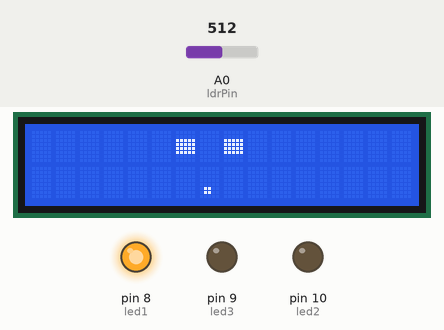
Recording of a sketch running on a simulated Arduino Uno, built with avr-gcc and run on an emulated ATmega328P. On the bench: 16×2 character LCD, output pins drawn as LEDs (lit = HIGH). The test bench sets the inputs (shaded band); at power-on: A0 (ldrPin) = 512. Random numbers use the default seed unless the sketch sets one; what the sketch prints to the serial monitor is not drawn.

Above: at 0.1 s.
At 5.3 s:
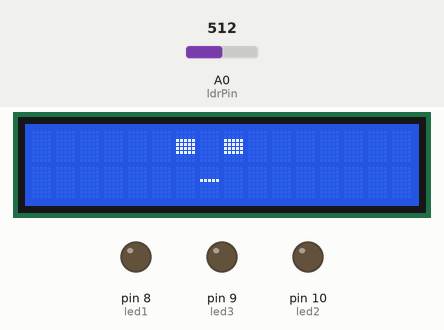
At 9.3 s:
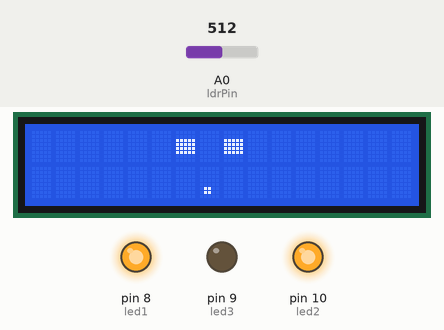
At 12.4 s:
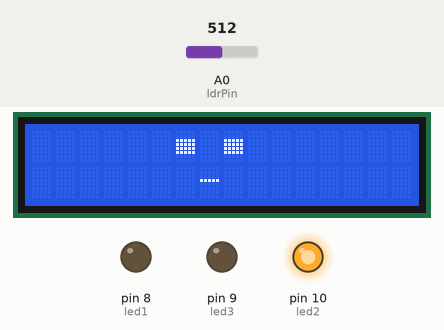
At 17.5 s:
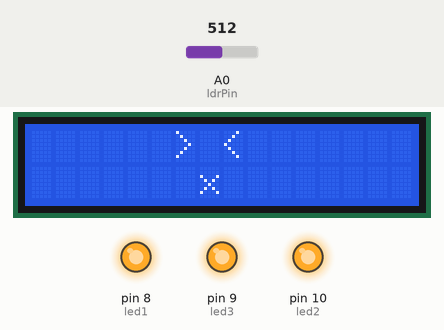
At 36.0 s:
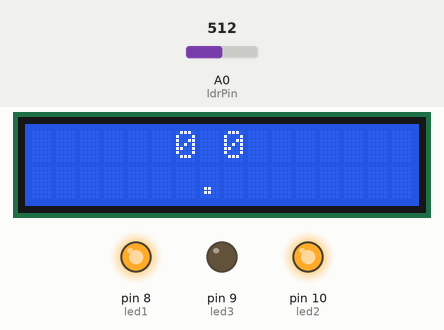
Timing chart, 0 to 39.5 s (numbered marks = the images above):
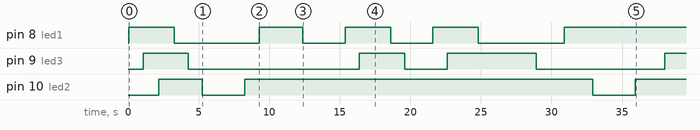

Measured:
- by itself, pin 8 (led1): LOW → HIGH at 0.07 s, → LOW 3.2 s later, → HIGH 6.0 s later, → LOW 3.1 s later, … (9 changes in this stretch)
- by itself, pin 9 (led3): goes HIGH 3.2 s, LOW 12.1 s, HIGH 3.2 s, LOW 3.0 s, HIGH 6.3 s, LOW 9.1 s, then HIGH
- by itself, pin 10 (led2): goes HIGH 3.1 s, LOW 3.0 s, HIGH 24.6 s, LOW 3.0 s, then HIGH
- what the display in image 1 shows lasts 5.0 s, from 3.3 s to 8.3 s
- what the display in image 2 shows lasts 3.0 s, from 8.3 s to 11.3 s
- what the display in image 3 shows lasts 2.0 s, from 12.4 s to 14.4 s
- what the display in image 4 shows lasts 1.1 s, from 17.5 s to 18.6 s

The sketch:

week03_lab0441.ino
```cpp
#include <LiquidCrystal.h>

LiquidCrystal lcd(12, 11, 5, 4, 3, 2);

byte eye_one[8] = {
  B00000,
  B00000,
  B11111,
  B11111,
  B11111,
  B11111,
  B00000,
  B00000
};

int led1 = 8;
int led2 = 10;
int led3 = 9;

int ldrPin = A0;
void setup() {
  lcd.begin(16, 2);
  lcd.createChar(0, eye_one);
  pinMode(led1, OUTPUT);
  pinMode(led2, OUTPUT);
  pinMode(led3, OUTPUT);
  pinMode(ldrPin, INPUT);

  Serial.begin(9600);
  neutral();
}

void loop() {
  //neutral();
  int ldrStatus = analogRead(ldrPin);

  //Serial.println(ldrStatus);
  /*

  mood switching would depend on ldr in actual model,
  would turn off lights as result

  if(ldrStatus < 50){
    digitalWrite(led1, HIGH);
  }
    else if (ldrStatus < 400){
      digitalWrite(led2, HIGH);
      awake();
    }
  else{
    digitalWrite(led3, HIGH);
	angry();
  }*/
  randomlySwitchLight();
}
void angry(){
   lcd.setCursor(6, 0);
   lcd.print("> <");
   lcd.setCursor(0, 1);
   lcd.print("       x");
   delay(100);
}

void awake(){
   lcd.setCursor(6, 0);
   lcd.print("0 0");

   lcd.setCursor(0, 1);
   lcd.print("       .");
   delay(100);
}
void waking_up(){
   lcd.setCursor(0, 1);
   lcd.print("       .");
}
void neutral(){

  lcd.setCursor(0, 1);
  lcd.print("       -");
  lcd.setCursor(6, 0);
  lcd.write(byte(0));
  lcd.setCursor(8, 0);
  lcd.write(byte(0));
}
void randomlySwitchLight(){
  int finalNum = 0;
  int r;
  for(int i =8; i< 11; i++){
    r = random(0,2);
    finalNum += r;
    if(r == 1){
      digitalWrite(i, HIGH);
    }
    else{
      digitalWrite(i, LOW);
    }
    /* this switch wouldn't be in final model */
    Serial.println(finalNum);
    switch(finalNum){
      	case 2:
      	awake();
      	break;
     	case 3:
      	angry();
      	break;
      	case 1:
      	waking_up();
      	break;
      	default:
      	neutral();
      	break;
    }
  	delay(1000);
  }
}
```
